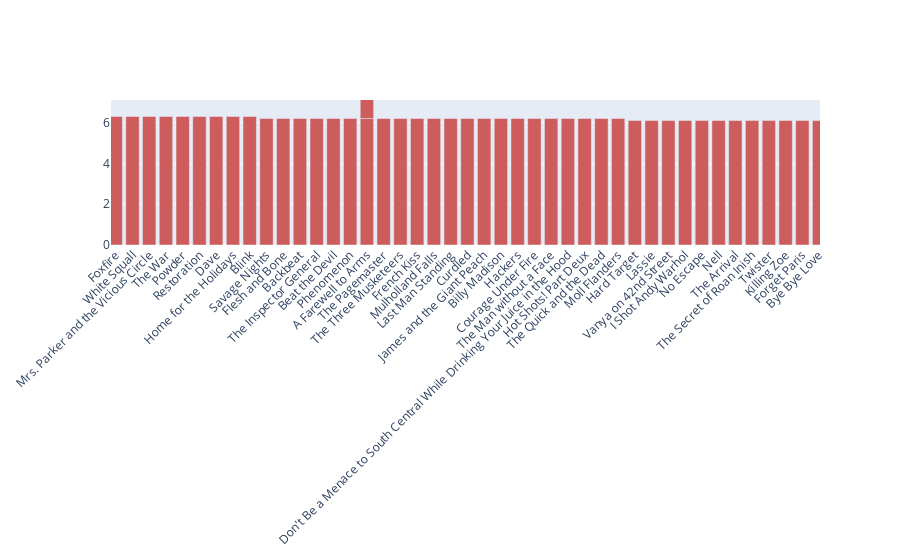

The notebook cell this image was saved under:
### Code cell
df_B = df_A[df_A['title'] != 'A Farewell to Arms']
df_B = df_A[df_A['title'] != 'Sabrina']
fig = go.Figure()
fig.add_trace(go.Bar(
    x=df_B['title'],
    y=df_B['average_vote'],
    marker_color='indianred'
))

fig.update_traces(textposition='outside')
fig.update_layout(barmode='group', xaxis_tickangle=-45)
fig.show()

### Figure 1 — Plotly figure (JSON) as saved in the notebook; plotly's stock layout.template omitted (floating-point values rounded to 4 significant figures; data arrays with more than 128 entries replaced by an {"elided": "..."} marker saying what was removed)
{"data": [{"marker": {"color": "indianred"}, "textposition": "outside", "type": "bar", "x": {"elided": "724 str values"}, "y": {"elided": "724 float values"}}], "layout": {"autosize": true, "barmode": "group", "xaxis": {"autorange": false, "range": [385.7, 428.1], "tickangle": -45, "type": "category"}, "yaxis": {"autorange": false, "range": [0, 7.108], "type": "linear"}}}
